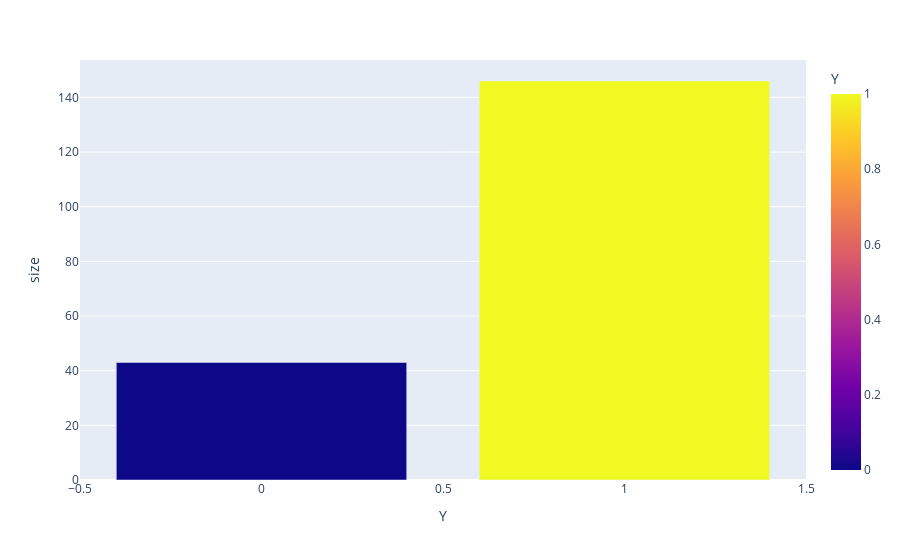

The code cell stored with this chart in its notebook:
### Markdown cell above
5. Use the same process to compare the acceptance rate between drivers who go to bars more than once a month and had passengers that were not a kid and had occupations other than farming, fishing, or forestry.

### Code cell
# convert Bar column to int
#coupon['Bar'] = coupon['Bar'].astype(int)
scenariodf3 = barcoupon.query("Bar > 1").query("passanger != 'Kid(s)'").query("occupation != 'Farming Fishing & Forestry'")

scenariodf3 = scenariodf3.groupby('Y').size().reset_index(name='size')

fig = px.bar(scenariodf3, x='Y', y='size',color='Y')
fig.show()

### Figure 1 — Plotly figure (JSON) as saved in the notebook; plotly's stock layout.template omitted (floating-point values rounded to 4 significant figures)
{"data": [{"alignmentgroup": "True", "hovertemplate": "Y=%{marker.color}<br>size=%{y}<extra></extra>", "legendgroup": "", "marker": {"color": [0, 1], "coloraxis": "coloraxis", "pattern": {"shape": ""}}, "name": "", "offsetgroup": "", "orientation": "v", "showlegend": false, "textposition": "auto", "type": "bar", "x": [0, 1], "xaxis": "x", "y": [43, 146], "yaxis": "y"}], "layout": {"barmode": "relative", "coloraxis": {"colorbar": {"title": {"text": "Y"}}, "colorscale": [[0, "#0d0887"], [0.1111, "#46039f"], [0.2222, "#7201a8"], [0.3333, "#9c179e"], [0.4444, "#bd3786"], [0.5556, "#d8576b"], [0.6667, "#ed7953"], [0.7778, "#fb9f3a"], [0.8889, "#fdca26"], [1, "#f0f921"]]}, "legend": {"tracegroupgap": 0}, "margin": {"t": 60}, "xaxis": {"anchor": "y", "domain": [0, 1], "title": {"text": "Y"}}, "yaxis": {"anchor": "x", "domain": [0, 1], "title": {"text": "size"}}}}
